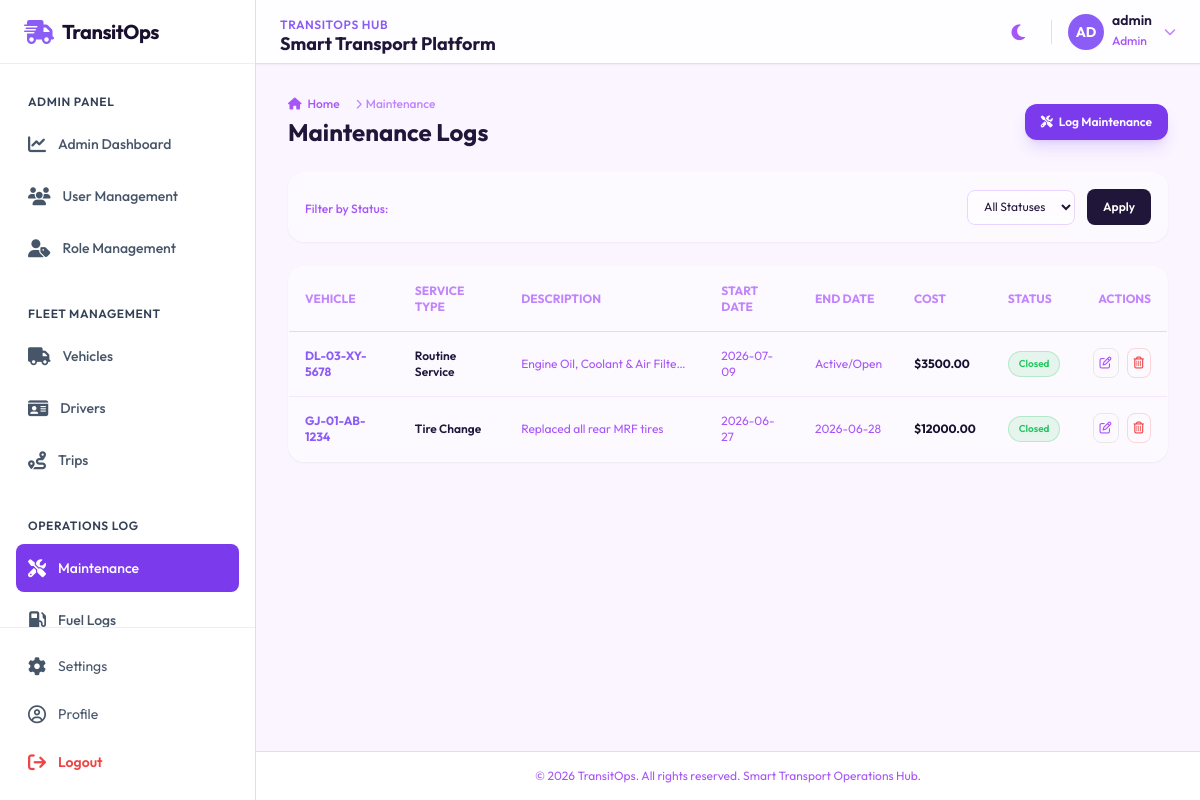
The page /maintenance/ (signed in) on the database its author committed.
### accounts/models.py (models this page shows, shortened)
class Profile(models.Model):
    ROLE_CHOICES = [
        ('Admin', 'Admin'),
        ('Fleet Manager', 'Fleet Manager'),
        ('Dispatcher', 'Dispatcher'),
        ('Safety Officer', 'Safety Officer'),
        ('Financial Analyst', 'Financial Analyst'),
    ]
    user = models.OneToOneField(User, on_delete=models.CASCADE, related_name='profile')
    role = models.CharField(max_length=50, choices=ROLE_CHOICES, default='Fleet Manager')
    phone = models.CharField(max_length=20, blank=True)
    photo = models.ImageField(upload_to='profiles/', blank=True, null=True)
    raw_password = models.CharField(max_length=128, blank=True, default='password123')

### maintenance/models.py (models this page shows, shortened)
class Maintenance(models.Model):
    MAINTENANCE_TYPE_CHOICES = [
        ('Routine Service', 'Routine Service'),
        ('Repair', 'Repair'),
        ('Inspection', 'Inspection'),
        ('Tire Change', 'Tire Change'),
        ('Engine Tuneup', 'Engine Tuneup'),
        ('Other', 'Other'),
    ]
    STATUS_CHOICES = [
        ('Open', 'Open'),
        ('Closed', 'Closed'),
    ]
    vehicle = models.ForeignKey(Vehicle, on_delete=models.CASCADE, related_name='maintenances')
    maintenance_type = models.CharField(max_length=50, choices=MAINTENANCE_TYPE_CHOICES)
    description = models.TextField()
    start_date = models.DateField()
    end_date = models.DateField(blank=True, null=True)
    cost = models.DecimalField(max_digits=10, decimal_places=2)
    status = models.CharField(max_length=20, choices=STATUS_CHOICES, default='Open')

### vehicles/models.py (models this page shows, shortened)
class Vehicle(models.Model):
    STATUS_CHOICES = [
        ('Available', 'Available'),
        ('On Trip', 'On Trip'),
        ('In Shop', 'In Shop'),
        ('Retired', 'Retired'),
    ]
    VEHICLE_TYPE_CHOICES = [
        ('Cargo Van', 'Cargo Van'),
        ('Light Truck', 'Light Truck'),
        ('Heavy Truck', 'Heavy Truck'),
        ('Semi-Trailer', 'Semi-Trailer'),
    ]
    registration_number = models.CharField(max_length=50, unique=True)
    name = models.CharField(max_length=100)
    model = models.CharField(max_length=100)
    vehicle_type = models.CharField(max_length=50, choices=VEHICLE_TYPE_CHOICES)
    max_load_capacity = models.DecimalField(max_digits=10, decimal_places=2, help_text="Maximum Load Capacity (kg)")
    current_odometer = models.PositiveIntegerField(help_text="Current Odometer (km)")
    acquisition_cost = models.DecimalField(max_digits=12, decimal_places=2)
    purchase_date = models.DateField()
    status = models.CharField(max_length=20, choices=STATUS_CHOICES, default='Available')
    image = models.ImageField(upload_to='vehicles/', blank=True, null=True)

### maintenance/views.py (the view)
# urls.py: path('', views.maintenance_list, name='maintenance_list'),
@login_required
def maintenance_list(request):
    status_filter = request.GET.get('status', '')
    maintenances = Maintenance.objects.all().order_by('-start_date')
    if status_filter:
        maintenances = maintenances.filter(status=status_filter)
    paginator = Paginator(maintenances, 10)
    page_number = request.GET.get('page')
    page_obj = paginator.get_page(page_number)
    return render(request, 'maintenance/list.html', {
        'page_obj': page_obj,
        'status_filter': status_filter,
        'status_choices': Maintenance.STATUS_CHOICES
    })

### templates/maintenance/list.html (shortened to what this page needs)
{% extends 'base.html' %}
{% block breadcrumbs %}
<div class="mb-6 flex flex-wrap items-center justify-between gap-4">
    <div>
        <nav class="flex text-xs text-slate-500 dark:text-slate-400 font-medium" aria-label="Breadcrumb">
            <ol class="inline-flex items-center space-x-1 md:space-x-3">
                <li class="inline-flex items-center">
                    <a href="{% url 'dashboard' %}" class="inline-flex items-center gap-1.5 hover:text-blue-500">
                        <i class="fa-solid fa-house"></i> Home
                    </a>
                </li>
                <li>
                    <div class="flex items-center">
                        <i class="fa-solid fa-chevron-right text-[10px] mx-1 text-slate-400"></i>
                        <span class="text-slate-400 dark:text-slate-500">Maintenance</span>
                    </div>
                </li>
            </ol>
        </nav>
        <h2 class="text-2xl font-bold text-slate-800 dark:text-white mt-1">Maintenance Logs</h2>
    </div>
    <a href="{% url 'maintenance_create' %}" class="flex items-center gap-1.5 rounded-xl bg-blue-600 px-4 py-2.5 text-xs font-semibold text-white shadow-lg shadow-blue-500/20 hover:bg-blue-500 transition-all">
        <i class="fa-solid fa-screwdriver-wrench"></i> Log Maintenance
    </a>
</div>
{% endblock %}
{% block content %}
<div class="mb-6 rounded-2xl glass-card p-4 shadow-sm">
    <form method="GET" action="{% url 'maintenance_list' %}" class="flex flex-wrap gap-4 items-center justify-between">
        <div>
            <span class="text-xs text-slate-500 dark:text-slate-400 font-medium">Filter by Status:</span>
        </div>
        <div class="flex flex-wrap items-center gap-3">
            <select name="status" class="rounded-lg border border-slate-200 bg-white/50 py-2 px-3 text-xs dark:border-slate-800 dark:bg-[#0F172A]/50 text-slate-800 dark:text-white focus:outline-none">
                <option value="">All Statuses</option>
            </select>
            <button type="submit" class="rounded-lg bg-slate-800 dark:bg-slate-700 hover:bg-slate-700 text-white text-xs font-semibold px-4 py-2.5 transition-colors">
                Apply
            </button>
        </div>
    </form>
</div>
<div class="rounded-2xl glass-card overflow-hidden shadow-sm">
    <div class="overflow-x-auto">
        <table class="w-full text-left text-xs">
            <thead>
                <tr class="border-b border-slate-200 dark:border-slate-800 text-slate-400 uppercase">
                    <th class="p-4">Vehicle</th>
                    <th class="p-4">Service Type</th>
                    <th class="p-4">Description</th>
                    <th class="p-4">Start Date</th>
                    <th class="p-4">End Date</th>
                    <th class="p-4">Cost</th>
                    <th class="p-4">Status</th>
                    <th class="p-4 text-right">Actions</th>
                </tr>
            </thead>
            <tbody class="divide-y divide-slate-100 dark:divide-slate-800/80">
                {% for maint in page_obj %}
                <tr class="hover:bg-slate-50/50 dark:hover:bg-slate-800/20 transition-colors">
                    <td class="p-4 font-semibold text-slate-850 dark:text-slate-200">
                        <a href="{% url 'vehicle_detail' pk=maint.vehicle.pk %}" class="text-blue-500 hover:underline font-bold">{{ maint.vehicle.registration_number }}</a>
                    </td>
                    <td class="p-4 text-slate-550 dark:text-slate-300 font-semibold">{{ maint.maintenance_type }}</td>
                    <td class="p-4 text-slate-500 dark:text-slate-400 max-w-[200px] truncate" title="{{ maint.description }}">{{ maint.description }}</td>
                    <td class="p-4 text-slate-500 dark:text-slate-400">{{ maint.start_date|date:"Y-m-d" }}</td>
                    <td class="p-4 text-slate-500 dark:text-slate-400">{{ maint.end_date|date:"Y-m-d"|default:"Active/Open" }}</td>
                    <td class="p-4 text-slate-850 dark:text-slate-250 font-bold">${{ maint.cost }}</td>
                    <td class="p-4">
                        <span class="inline-flex rounded-full px-2.5 py-0.5 text-[10px] font-semibold leading-5
                            {% if maint.status == 'Open' %} bg-amber-500/10 text-amber-500 border border-amber-500/25
                            {% else %} bg-green-500/10 text-green-500 border border-green-500/25 {% endif %}">
                            {{ maint.status }}
                        </span>
                    </td>
                    <td class="p-4 text-right flex justify-end gap-2">
                        <a href="{% url 'maintenance_update' pk=maint.pk %}" class="rounded-lg border border-slate-350 dark:border-slate-700 dark:hover:border-slate-600 p-1.5 text-slate-500 dark:text-slate-450 hover:text-slate-700 dark:hover:text-white transition-colors">
                            <i class="fa-regular fa-pen-to-square"></i>
                        </a>
                        <a href="{% url 'maintenance_delete' pk=maint.pk %}" class="rounded-lg border border-red-500/20 hover:bg-red-500 hover:text-white text-red-500 p-1.5 transition-all">
                            <i class="fa-regular fa-trash-can"></i>
                        </a>
                    </td>
                </tr>
                {% endfor %}
            </tbody>
        </table>
    </div>
</div>
{% endblock %}

### templates/navbar.html (shortened to what this page needs)
<header class="sticky top-0 z-30 flex h-16 w-full items-center justify-between border-b border-slate-200 bg-white/80 px-4 shadow-sm backdrop-blur dark:border-slate-800 dark:bg-slate-900/80 md:px-6">
    <div class="flex items-center gap-3">
        <div class="hidden sm:block">
            <span class="text-xs font-semibold uppercase tracking-wider text-blue-500">TransitOps Hub</span>
            <h1 class="text-lg font-bold text-slate-800 dark:text-white leading-none">Smart Transport Platform</h1>
        </div>
    </div>
    <div class="flex items-center gap-4">
        <button id="theme-toggle" class="rounded-lg p-2.5 text-slate-500 hover:bg-slate-100 hover:text-slate-700 dark:text-slate-400 dark:hover:bg-slate-800 dark:hover:text-slate-200">
            <i class="fa-solid fa-moon dark:hidden text-lg"></i>
        </button>
        <div class="relative" id="profile-dropdown-container">
            <button id="profile-dropdown-btn" class="flex items-center gap-2 rounded-full focus:outline-none focus:ring-2 focus:ring-blue-500">
                {% if user.profile.photo %}
                    <img src="{{ user.profile.photo.url }}" alt="{{ user.username }}" class="h-9 w-9 rounded-full object-cover border border-slate-200 dark:border-slate-800">
                {% else %}
                    <div class="flex h-9 w-9 items-center justify-center rounded-full bg-blue-500 text-white font-bold text-sm uppercase">
                        {{ user.username|slice:":2" }}
                    </div>
                {% endif %}
                <div class="hidden text-left md:block">
                    <p class="text-sm font-semibold text-slate-800 dark:text-white leading-none">{{ user.username }}</p>
                    <span class="text-xs text-slate-500 dark:text-slate-400 font-medium">{{ user.profile.role|default:"Fleet Member" }}</span>
                </div>
                <i class="fa-solid fa-chevron-down text-xs text-slate-400 hidden md:block ml-1"></i>
            </button>
        </div>
    </div>
</header>

### static/css/custom.css (style rules this page uses)
* { transition: background-color 0.2s ease, border-color 0.2s ease; }
.glass-card { transition: transform 0.3s cubic-bezier(0.4, 0, 0.2, 1), box-shadow 0.3s cubic-bezier(0.4, 0, 0.2, 1); }

### templates/base.html (style rules this page uses)
.glass-card { background: rgba(255, 255, 255, 0.45); backdrop-filter: blur(12px); -webkit-backdrop-filter: blur(12px); border: 1px solid rgba(255, 255, 255, 0.25); }

### rows shown on the page
Maintenance: vehicle.registration_number "DL-03-XY-5678", maintenance_type "Routine Service", description "Engine Oil, Coolant & Air Filte…", start_date "2026-07-09", end_date "Active/Open", cost "3500.00", status "Closed"
Maintenance: vehicle.registration_number "GJ-01-AB-1234", maintenance_type "Tire Change", description "Replaced all rear MRF tires", start_date "2026-06-27", end_date "2026-06-28", cost "12000.00", status "Closed"

### other values the page prints
{{ user.username|slice:":2" }} "AD"
{{ user.username }} "admin"
{{ user.profile.role|default:"Fleet Member" }} "Admin"
